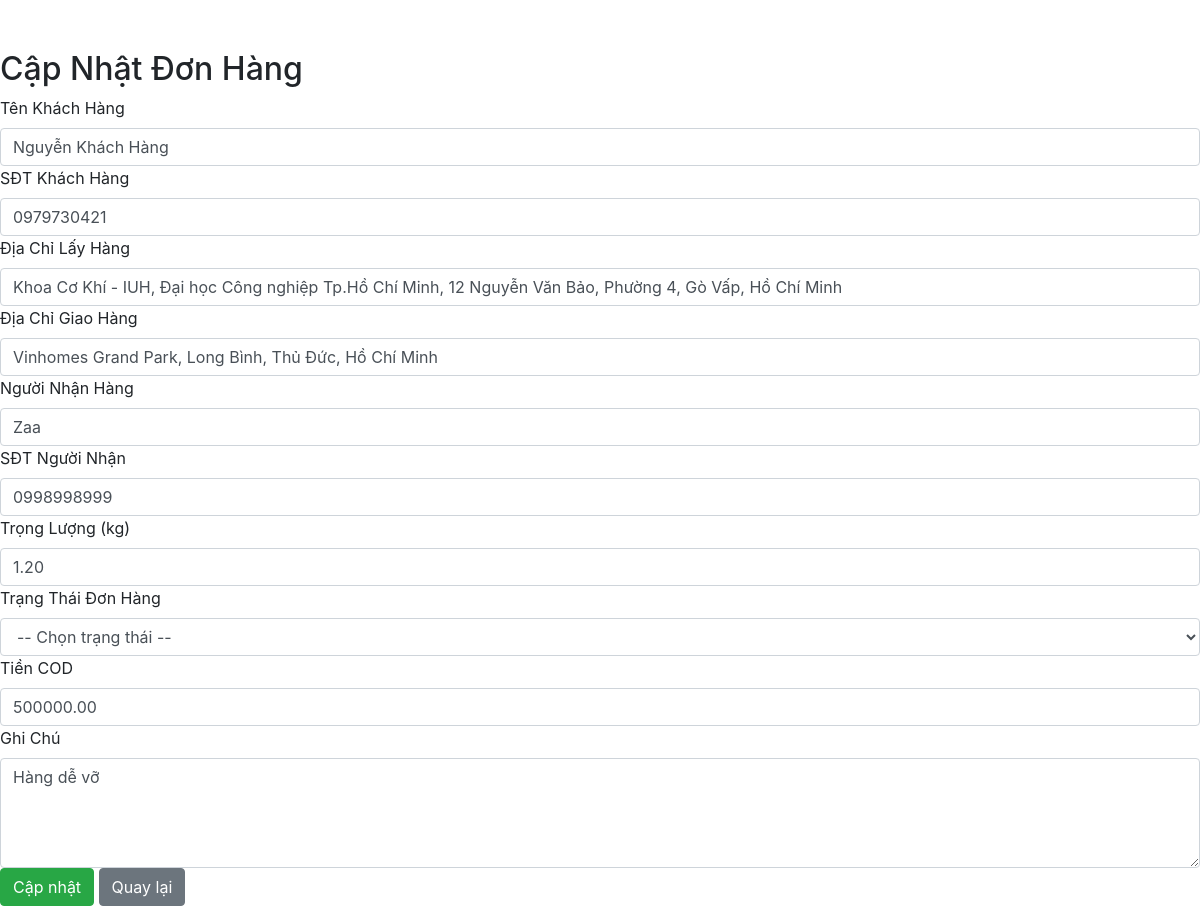
/views/update_Oder/index.php?id=9175208, run on the app's committed database.
### tables this page shows
CREATE TABLE `orders` (
  `ID` int(11) NOT NULL,
  `CustomerID` int(11) NOT NULL,
  `ShipperID` int(11) DEFAULT NULL,
  `Pick_up_address` varchar(255) NOT NULL,
  `Pick_up_lat` decimal(10,7) DEFAULT NULL,
  `Pick_up_lng` decimal(10,7) DEFAULT NULL,
  `Delivery_address` varchar(255) NOT NULL,
  `Delivery_lat` decimal(10,7) DEFAULT NULL,
  `Delivery_lng` decimal(10,7) DEFAULT NULL,
  `Recipient` varchar(100) DEFAULT NULL,
  `status` enum('pending','accepted','picked_up','in_transit','delivered','delivery_failed','cancelled') NOT NULL DEFAULT 'pending',
  `COD_amount` decimal(10,2) DEFAULT 0.00,
  `CODFee` decimal(10,2) DEFAULT 0.00,
  `WarehouseID` int(11) DEFAULT NULL,
  `Weight` decimal(10,2) DEFAULT NULL,
  `ShippingFee` decimal(10,2) DEFAULT 0.00,
  `Created_at` timestamp NOT NULL DEFAULT current_timestamp(),
  `Accepted_at` timestamp NULL DEFAULT NULL,
  `Note` varchar(255) DEFAULT NULL,
  `RecipientPhone` varchar(20) DEFAULT NULL,
  `hidden` int(11) NOT NULL DEFAULT 1,
  `is_rated` tinyint(1) NOT NULL DEFAULT 0,
  `fee_payer` enum('sender','receiver') NOT NULL DEFAULT 'sender',
  `PickUp_Photo_Path` varchar(255) DEFAULT NULL,
  `Delivery_Photo_Path` varchar(255) DEFAULT NULL
);

CREATE TABLE `users` (
  `ID` int(11) NOT NULL,
  `Username` varchar(255) NOT NULL,
  `Email` varchar(255) NOT NULL,
  `Password` varchar(255) NOT NULL,
  `PhoneNumber` varchar(255) NOT NULL,
  `Role` int(11) DEFAULT NULL,
  `account_status` enum('active','locked','pending') NOT NULL DEFAULT 'active',
  `rating` decimal(3,2) DEFAULT NULL CHECK (`rating` between 0.00 and 5.00),
  `Note` varchar(255) NOT NULL,
  `warehouse_id` int(11) DEFAULT NULL,
  `hidden` int(11) NOT NULL DEFAULT 1,
  `rating_count` int(11) NOT NULL DEFAULT 0,
  `rating_sum` int(11) NOT NULL DEFAULT 0,
  `created_at` timestamp NULL DEFAULT current_timestamp()
);

### models/mOrder.php (called while the page is built, shortened)
<?php
class modelOrder{
 public function getOrderById($id) {
    $db = new clsKetNoi();
    $conn = $db->moKetNoi();
    $stmt = $conn->prepare("
        SELECT o.*, u.Username AS FullName, u.PhoneNumber, u.Email AS CustomerEmail, s.Username AS ShipperName
        FROM orders o
        JOIN users u ON o.CustomerID = u.ID
        LEFT JOIN users s ON o.ShipperID = s.ID
        WHERE o.ID = ?
    ");
    $stmt->bind_param("i", $id);
    $stmt->execute();
    $result = $stmt->get_result();
    $order = null;
    if ($result && $result->num_rows > 0) {
        $order = $result->fetch_assoc();
    }
    return $order;
}
}
?>

### controllers/cOrder.php (called while the page is built, shortened)
<?php
include_once("models/mOrder.php");
class controlOrder {
    public function getOrderById($id) {
        $p = new modelOrder();
        return $p->getOrderById($id);
    }
}

### views/update_Oder/index.php (the view, shortened to what this page needs)
<?php
include_once('controllers/cOrder.php');
$p = new controlOrder();
if (isset($_GET['id'])) {
    $id = intval($_GET['id']);
    $order = $p->getOrderById($id);
}
?>
<!DOCTYPE html>
<html lang="vi">
<head>
    <link rel="stylesheet" href="https://stackpath.bootstrapcdn.com/bootstrap/4.5.2/css/bootstrap.min.css">
</head>
<body>
<div class="add-staff-form" style="margin-top: 50px;">
    <h2 class="add-staff-title">Cập Nhật Đơn Hàng</h2>
    <form method="POST">
        <div class="form-group-add">
            <label>Tên Khách Hàng</label>
            <input type="text" name="FullName" class="form-control-add form-control" value="<?= htmlspecialchars($order['FullName'] ?? '') ?>" required>
        </div>
        <div class="form-group-add">
            <label>SĐT Khách Hàng</label>
            <input type="text" name="PhoneNumber" class="form-control-add form-control" value="<?= htmlspecialchars($order['PhoneNumber'] ?? '') ?>" required pattern="[0-9]{10,11}">
        </div>
        <div class="form-group-add">
            <label>Địa Chỉ Lấy Hàng</label>
            <input type="text" name="Pick_up_address" class="form-control-add form-control" value="<?= htmlspecialchars($order['Pick_up_address']) ?>" required>
        </div>
        <div class="form-group-add">
            <label>Địa Chỉ Giao Hàng</label>
            <input type="text" name="Delivery_address" class="form-control-add form-control" value="<?= htmlspecialchars($order['Delivery_address']) ?>" required>
        </div>
        <div class="form-group-add">
            <label>Người Nhận Hàng</label>
            <input type="text" name="Recipient" class="form-control-add form-control" value="<?= htmlspecialchars($order['Recipient']) ?>" required>
        </div>
        <div class="form-group-add">
            <label>SĐT Người Nhận</label>
            <input type="text" name="RecipientPhone" class="form-control-add form-control" value="<?= htmlspecialchars($order['RecipientPhone'] ?? '') ?>" required pattern="[0-9]{10,11}">
        </div>
        <div class="form-group-add">
            <label>Trọng Lượng (kg)</label>
            <input type="number" name="Weight" step="0.01" class="form-control-add form-control" value="<?= htmlspecialchars($order['Weight'] ?? '') ?>" required>
        </div>
        <div class="form-group-add">
            <label>Trạng Thái Đơn Hàng</label>
            <select name="Status" class="form-control-add form-control" required>
                <option value="">-- Chọn trạng thái --</option>
            </select>
        </div>
        <div class="form-group-add">
            <label>Tiền COD</label>
            <input type="number" name="COD_amount" class="form-control-add form-control" value="<?= htmlspecialchars($order['COD_amount']) ?>" step="1000" required>
        </div>
        <div class="form-group-add">
            <label>Ghi Chú</label>
            <textarea name="Note" rows="4" class="form-control-add form-control"><?= htmlspecialchars($order['Note']) ?></textarea>
        </div>
        <div class="button-group-add">
            <button type="submit" name="submit" class="btn btn-success">Cập nhật</button>
            <a href="?quanlydonhang" class="btn btn-secondary">Quay lại</a>
        </div>
    </form>
</div>
</body>
</html>

### data on the page
orders: FullName "Nguyễn Khách Hàng", PhoneNumber "0979730421", Pick_up_address "Khoa Cơ Khí - IUH, Đại học Công nghiệp Tp.Hồ Chí Minh, 12 Nguyễn Văn Bảo, Phường 4, Gò Vấp, Hồ Chí Minh", Delivery_address "Vinhomes Grand Park, Long Bình, Thủ Đức, Hồ Chí Minh", Recipient "Zaa", RecipientPhone "0998998999", Weight "1.20", COD_amount "500000.00", Note "Hàng dễ vỡ"
